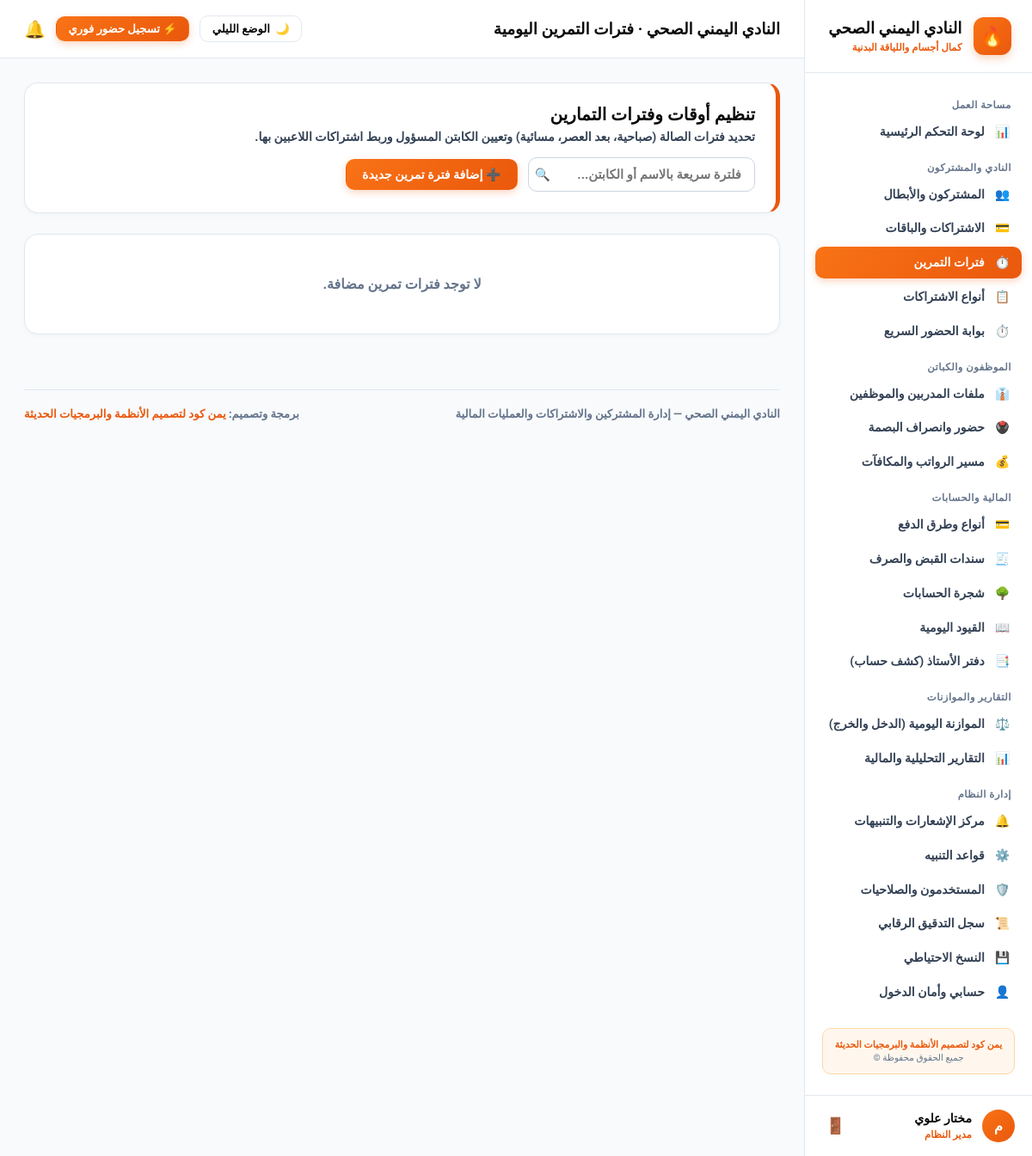
Page /shifts/ (signed in) on the earlier database version.
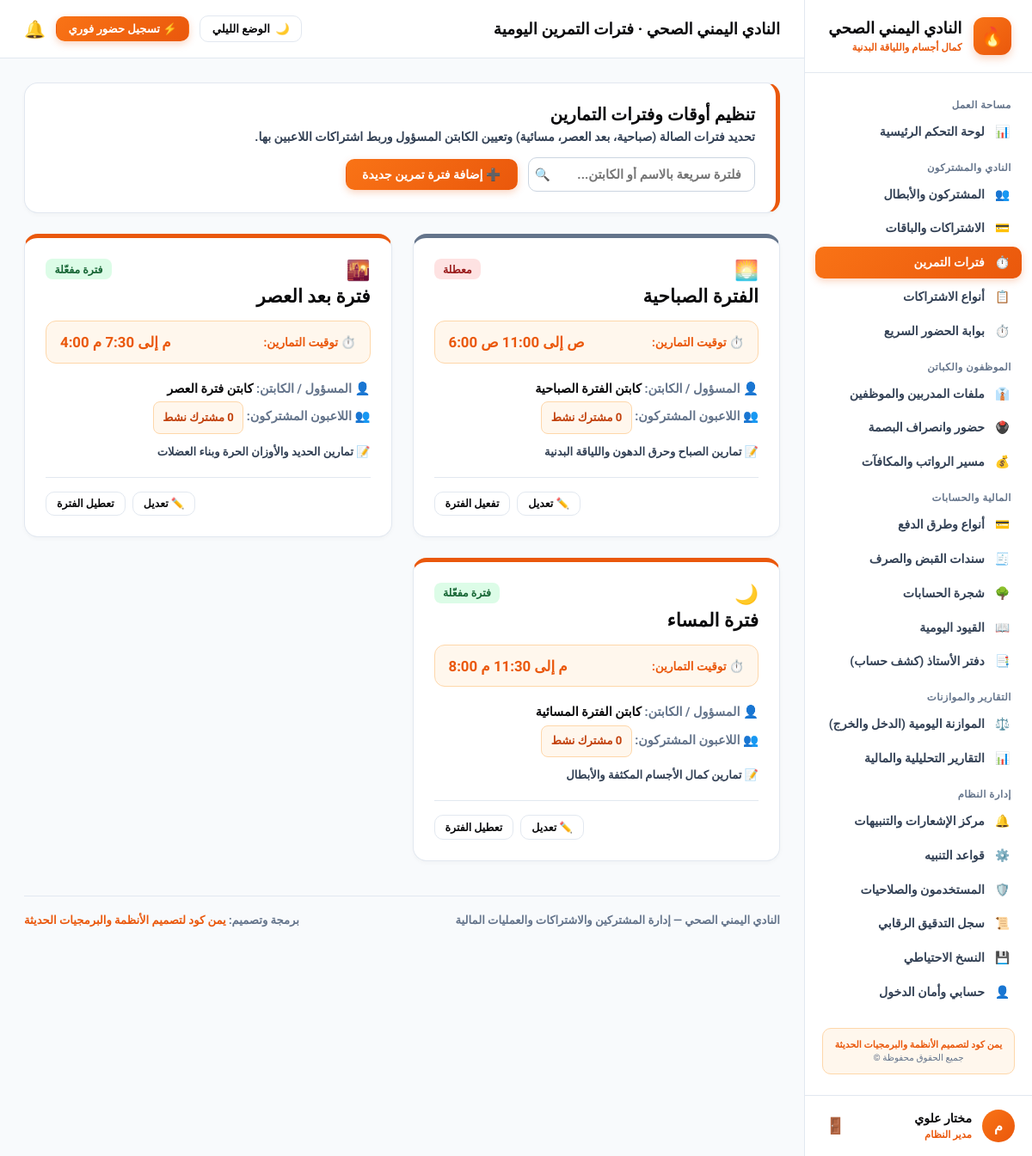
Same page on the later database version.
### app/models.py (models this page shows)
class Shift(db.Model):
    __tablename__ = "shifts"
    id = db.Column(db.Integer, primary_key=True)
    name = db.Column(db.String(100), nullable=False)
    start_time = db.Column(db.String(10), nullable=False)  # HH:MM e.g. 06:00
    end_time = db.Column(db.String(10), nullable=False)    # HH:MM e.g. 11:00
    supervisor_name = db.Column(db.String(120), nullable=True)
    employee_id = db.Column(db.Integer, db.ForeignKey("employees.id"), nullable=True)
    notes = db.Column(db.Text, nullable=True)
    is_active = db.Column(db.Boolean, default=True)
    employee = db.relationship("Employee", backref="supervised_shifts")
    subscriptions = db.relationship("Subscription", backref="shift", lazy=True)
    @property
    def formatted_time(self):
        def to_12h(t_str):
            if not t_str: return ""
            try:
                parts = t_str.split(":")
                h = int(parts[0])
                m = parts[1]
                period = "ص" if h < 12 else "م"
                h_12 = h % 12
                if h_12 == 0: h_12 = 12
                return f"{h_12}:{m} {period}"
            except Exception:
                return t_str
        return f"{to_12h(self.start_time)} إلى {to_12h(self.end_time)}"
    @property
    def active_supervisor(self):
        if self.employee:
            return self.employee.full_name
        return self.supervisor_name or "مسؤول الصالة"

### app/routes/shifts.py (the view, shortened to what this page needs)
@shifts_bp.route("/", methods=["GET", "POST"])
@login_required
def index():
    all_shifts = Shift.query.order_by(Shift.id.asc()).all()
    employees_list = Employee.query.filter_by(is_active=True).all()
    shift_stats = {}
    for s in all_shifts:
        count = Subscription.query.filter_by(shift_id=s.id, status="ساري").count()
        shift_stats[s.id] = count
    return render_template("shifts/index.html", shifts=all_shifts, employees=employees_list, stats=shift_stats)

### app/templates/shifts/index.html (shortened to what the changed rows need)
{% extends "base.html" %}
{% block header_title %}النادي اليمني الصحي · فترات التمرين اليومية{% endblock %}
{% block content %}
<div style="display: grid; grid-template-columns: repeat(auto-fit, minmax(320px, 1fr)); gap: 1.5rem;">
  {% for s in shifts %}
  <div class="card" style="display: flex; flex-direction: column; justify-content: space-between; border-top: 5px solid {% if s.is_active %}var(--primary){% else %}var(--text-caption){% endif %}; margin-bottom: 0;">
    <div>
      <div style="display: flex; justify-content: space-between; align-items: flex-start; margin-bottom: 1rem;">
        <div>
          <span style="font-size: 1.4rem;">
            {% if 'صباح' in s.name %}🌅{% elif 'عصر' in s.name %}🌇{% else %}🌙{% endif %}
          </span>
          <h3 style="margin: 0.25rem 0 0 0; font-size: 1.35rem; font-weight: 900; color: var(--text-main);">{{ s.name }}</h3>
        </div>
        <div>
          {% if s.is_active %}
            <span class="badge badge-success">فترة مفعّلة</span>
          {% else %}
            <span class="badge badge-danger">معطلة</span>
          {% endif %}
        </div>
      </div>
      <div style="background: var(--badge-fire-bg); border: 1.5px solid var(--badge-fire-border); border-radius: 12px; padding: 0.85rem 1rem; margin: 1rem 0; display: flex; align-items: center; justify-content: space-between;">
        <span style="font-size: 0.85rem; font-weight: 800; color: var(--primary);">⏱️ توقيت التمارين:</span>
        <strong style="font-size: 1.05rem; font-weight: 900; color: var(--primary); direction: ltr;">
          {{ s.formatted_time }}
        </strong>
      </div>
      <div style="font-size: 0.9rem; line-height: 2; margin-bottom: 1rem;">
        <div>
          <strong style="color: var(--text-caption);">👤 المسؤول / الكابتن:</strong>
          <span style="font-weight: 800; color: var(--text-main);">{{ s.active_supervisor }}</span>
        </div>
        <div>
          <strong style="color: var(--text-caption);">👥 اللاعبون المشتركون:</strong>
          <span class="badge badge-fire" style="font-size: 0.82rem;">{{ stats.get(s.id, 0) }} مشترك نشط</span>
        </div>
        {% if s.notes %}
        <div style="margin-top: 0.5rem; font-size: 0.82rem; color: var(--text-muted); font-weight: 600;">
          📝 {{ s.notes }}
        </div>
        {% endif %}
      </div>
    </div>
    <div style="padding-top: 1rem; border-top: 1.5px solid var(--card-border); display: flex; justify-content: flex-end; gap: 0.5rem;">
      <button type="button" class="btn btn-secondary" style="font-size: 0.78rem; padding: 0.35rem 0.75rem;" onclick="openEditShiftModal('{{ s.id }}', '{{ s.name }}', '{{ s.start_time }}', '{{ s.end_time }}', '{{ s.supervisor_name or '' }}', '{{ s.employee_id or '' }}', '{{ s.notes or '' }}')">
        ✏️ تعديل
      </button>
      <form method="POST" action="{{ url_for('shifts.toggle_active', shift_id=s.id) }}" style="display: inline;">
        <button type="submit" class="btn btn-secondary" style="font-size: 0.78rem; padding: 0.35rem 0.75rem;">
          {% if s.is_active %}تعطيل الفترة{% else %}تفعيل الفترة{% endif %}
        </button>
      </form>
    </div>
  </div>
  {% else %}
  <div class="card" style="grid-column: 1 / -1; text-align: center; color: var(--text-caption); padding: 3rem; font-weight: 700;">
    لا توجد فترات تمرين مضافة.
  </div>
  {% endfor %}
</div>
{% endblock %}

Differences in the rows shown:
added Shift: name "الفترة الصباحية", is_active "معطلة", formatted_time "6:00 ص إلى 11:00 ص", active_supervisor "كابتن الفترة الصباحية", notes "تمارين الصباح وحرق الدهون واللياقة البدنية"
added Shift: name "فترة بعد العصر", is_active "فترة مفعّلة", formatted_time "4:00 م إلى 7:30 م", active_supervisor "كابتن فترة العصر", get "0", notes "تمارين الحديد والأوزان الحرة وبناء العضلات"
added Shift: name "فترة المساء", is_active "فترة مفعّلة", formatted_time "8:00 م إلى 11:30 م", active_supervisor "كابتن الفترة المسائية", notes "تمارين كمال الأجسام المكثفة والأبطال"
Other differences:
text no longer shown: "لا توجد فترات تمرين مضافة."
